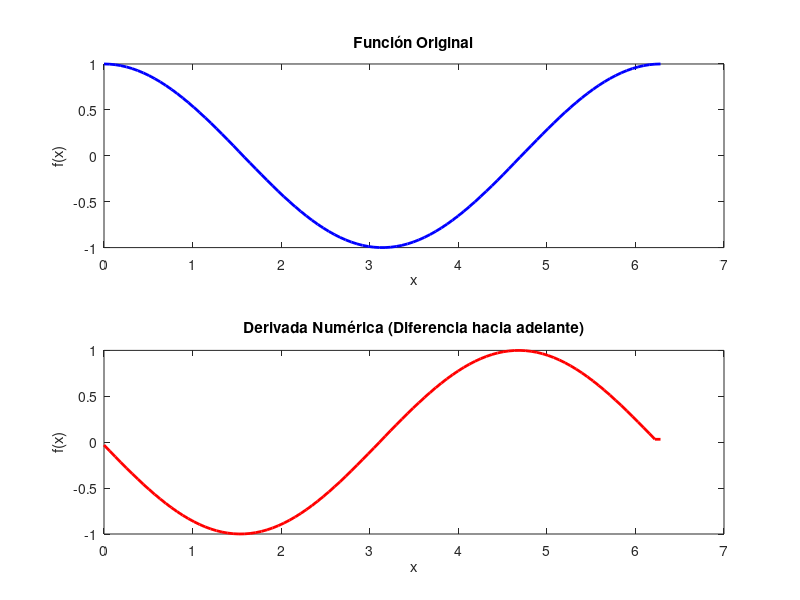

MATLAB code to generate this figure:
% Definimos la función a derivar
f = @(x) cos(x); % Cambia esta función según tus necesidades

% Definición del intervalo [a, b] y el número de puntos de muestreo
a = 0;
b = 2*pi; % Intervalo de 0 a 2*pi
n = 100;  % Número de puntos equidistantes

% Paso de incremento h
h = (b - a) / (n - 1);

% Inicialización de vectores para almacenar los puntos y las derivadas
x = linspace(a, b, n); % Vector de puntos equidistantes
df_forward = zeros(1, n); % Vector para la derivada calculada

% Cálculo de la derivada usando diferencia hacia adelante
for i = 1:n-1
    df_forward(i) = (f(x(i + 1)) - f(x(i))) / h;
end

% El último punto se calcula de forma especial para evitar un índice fuera de rango
df_forward(n) = (f(x(n)) - f(x(n - 1))) / h;

% Gráfica de la función original y su derivada
figure;
subplot(2,1,1);
plot(x, f(x), 'b-', 'LineWidth', 2);
title('Función Original');
xlabel('x');
ylabel('f(x)');

subplot(2,1,2);
plot(x, df_forward, 'r-', 'LineWidth', 2);
title('Derivada Numérica (Diferencia hacia adelante)');
xlabel('x');
ylabel('f(x)');

% Mostrar la derivada en un punto específico
x0 = 1.0; % Punto en el que deseas calcular la derivada
index_x0 = find(x == x0); % Encuentra el índice correspondiente
disp(['Derivada en x = ', num2str(x0), ': ', num2str(df_forward(index_x0))]);
